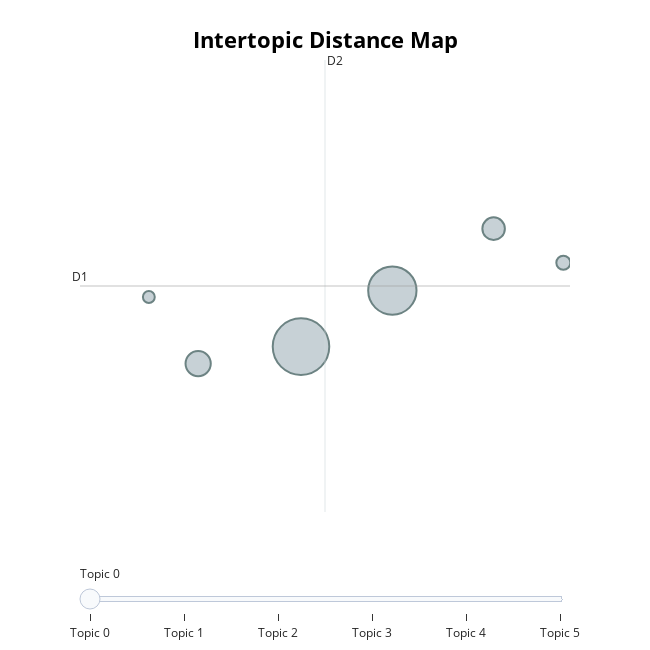

The cell this chart's notebook holds for it:
### Code cell
model.visualize_topics()

### Figure 1 — Plotly figure (JSON) as saved in the notebook; plotly's stock layout.template omitted (floating-point values rounded to 4 significant figures)
{"data": [{"customdata": [[0, "amend | sit | telephon | mail | repons", 341], [1, "tax | fiscal | habit | revenus | foncier", 249], [2, "telephon | mail | aucun | contact | repons", 68], [3, "cas | formulair | prelev | sourc | compt", 54], [4, "aid | aucun | rempl | imposit | emploi", 21], [5, "envoy | agent | mail | part | financ", 15]], "hovertemplate": "<b>Topic %{customdata[0]}</b><br>%{customdata[1]}<br>Size: %{customdata[2]}", "legendgroup": "", "marker": {"color": "#B0BEC5", "line": {"color": "DarkSlateGrey", "width": 2}, "size": [341, 249, 68, 54, 21, 15], "sizemode": "area", "sizeref": 0.2131, "symbol": "circle"}, "mode": "markers", "name": "", "orientation": "v", "showlegend": false, "type": "scatter", "x": [-2.391, -1.679, -3.192, -0.8894, -0.346, -3.577], "xaxis": "x", "y": [9.538, 10.07, 9.377, 10.66, 10.33, 10.01], "yaxis": "y"}], "layout": {"annotations": [{"showarrow": false, "text": "D1", "x": -4.113, "y": 10.11, "yshift": 10}, {"showarrow": false, "text": "D2", "x": -2.204, "xshift": 10, "y": 12.26}], "height": 650, "hoverlabel": {"bgcolor": "white", "font": {"family": "Rockwell", "size": 16}}, "legend": {"itemsizing": "constant", "tracegroupgap": 0}, "margin": {"t": 60}, "shapes": [{"line": {"color": "#CFD8DC", "width": 2}, "type": "line", "x0": -2.204, "x1": -2.204, "y0": 7.971, "y1": 12.26}, {"line": {"color": "#9E9E9E", "width": 2}, "type": "line", "x0": -4.113, "x1": -0.2941, "y0": 10.11, "y1": 10.11}], "sliders": [{"active": 0, "pad": {"t": 50}, "steps": [{"args": [{"marker.color": [["red", "#B0BEC5", "#B0BEC5", "#B0BEC5", "#B0BEC5", "#B0BEC5"]]}], "label": "Topic 0", "method": "update"}, {"args": [{"marker.color": [["#B0BEC5", "red", "#B0BEC5", "#B0BEC5", "#B0BEC5", "#B0BEC5"]]}], "label": "Topic 1", "method": "update"}, {"args": [{"marker.color": [["#B0BEC5", "#B0BEC5", "red", "#B0BEC5", "#B0BEC5", "#B0BEC5"]]}], "label": "Topic 2", "method": "update"}, {"args": [{"marker.color": [["#B0BEC5", "#B0BEC5", "#B0BEC5", "red", "#B0BEC5", "#B0BEC5"]]}], "label": "Topic 3", "method": "update"}, {"args": [{"marker.color": [["#B0BEC5", "#B0BEC5", "#B0BEC5", "#B0BEC5", "red", "#B0BEC5"]]}], "label": "Topic 4", "method": "update"}, {"args": [{"marker.color": [["#B0BEC5", "#B0BEC5", "#B0BEC5", "#B0BEC5", "#B0BEC5", "red"]]}], "label": "Topic 5", "method": "update"}]}], "title": {"font": {"color": "Black", "size": 22}, "text": "<b>Intertopic Distance Map</b>", "x": 0.5, "xanchor": "center", "y": 0.95, "yanchor": "top"}, "width": 650, "xaxis": {"anchor": "y", "domain": [0, 1], "range": [-4.113, -0.2941], "title": {"text": ""}, "visible": false}, "yaxis": {"anchor": "x", "domain": [0, 1], "range": [7.971, 12.26], "title": {"text": ""}, "visible": false}}}
